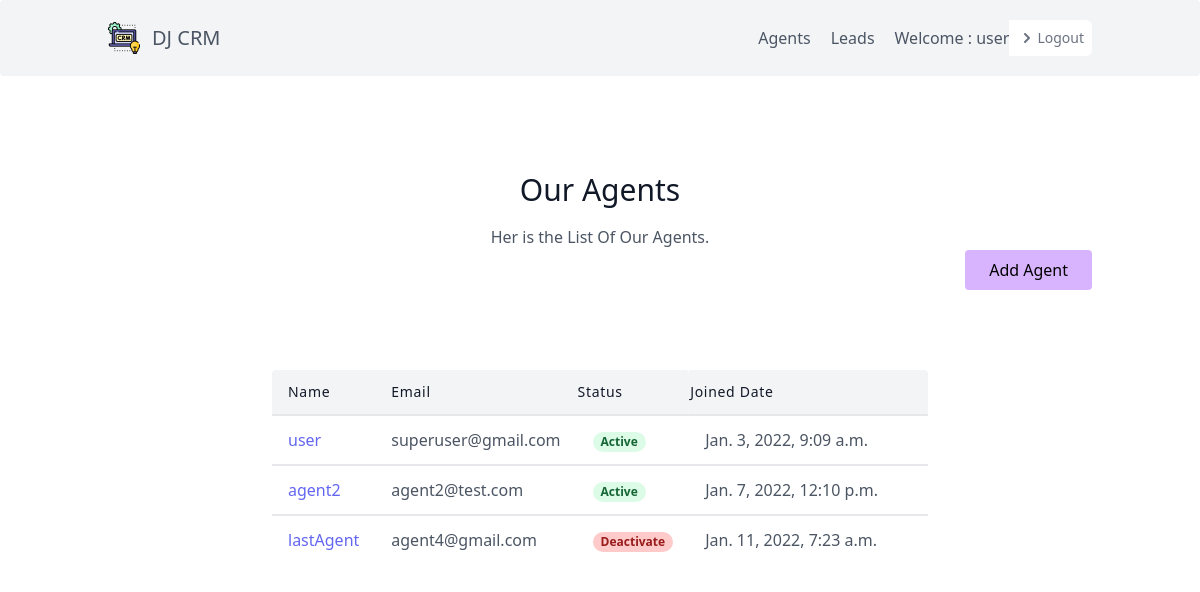
Page /agent/ (signed in) on the earlier database version.
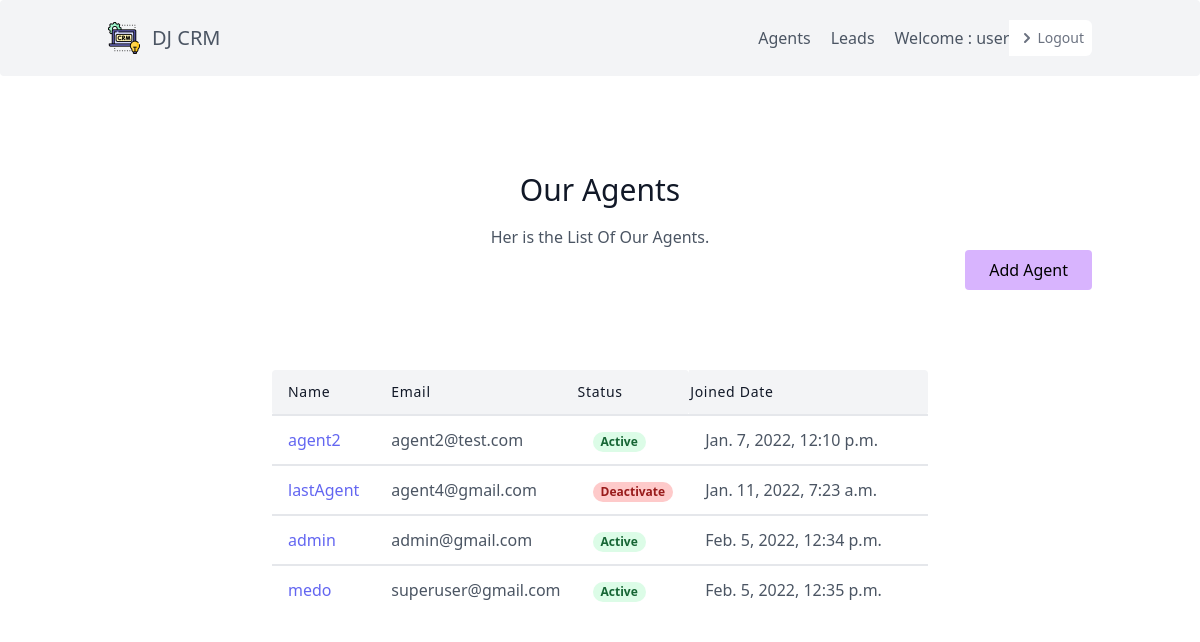
Same page on the later database version.
### leads/models.py (models this page shows, shortened)
class User(AbstractUser):
    is_organisor = models.BooleanField(default=True)
    is_agent = models.BooleanField(default=False)

class Agent(models.Model):
    user = models.OneToOneField(User, on_delete=models.CASCADE)
    organisation = models.ForeignKey(UserProfile, on_delete=models.CASCADE)

### agents/views.py (the view)
# urls.py: path('',AgentListView.as_view(), name='agent'),
class AgentListView(generic.ListView):
    template_name = "Agent/index.html"
    context_object_name = "agents"
    def get_queryset(self):
        organisation = self.request.user.userprofile
        return Agent.objects.filter(organisation=organisation)

### agents/templates/Agent/index.html
{% extends 'base.html' %} {% block content %}
<section class="text-gray-600 body-font">
    <div class="container px-5 py-24 mx-auto">
        <div class="flex flex-col text-center w-full mb-20">
            <h1 class="sm:text-3xl text-2xl font-medium title-font mb-4 text-gray-900">Our Agents</h1>
            <p class="lg:w-2/3 mx-auto leading-relaxed text-base">Her is the List Of Our Agents.</p>
            <a href="{% url 'agents:create-agent' %}" class="flex ml-auto text-black bg-purple-300 border-0 py-2 px-6 focus:outline-none hover:bg-purple-500 rounded">Add Agent</a>
        </div>
        <div class="lg:w-2/3 w-full mx-auto overflow-auto">
            <table class="table-auto w-full text-left whitespace-no-wrap">
                <thead>
                    <tr>
                        <th class="px-4 py-3 title-font tracking-wider font-medium text-gray-900 text-sm bg-gray-100 rounded-tl rounded-bl">Name</th>
                        <th class="px-4 py-3 title-font tracking-wider font-medium text-gray-900 text-sm bg-gray-100">Email</th>
                        <th class="w-10 title-font tracking-wider font-medium text-gray-900 text-sm bg-gray-100 rounded-tr rounded-br">Status</th>
                        <th class="w-10 title-font tracking-wider font-medium text-gray-900 text-sm bg-gray-100 rounded-tr rounded-br">Joined Date </th>
                    </tr>
                </thead>
                <tbody>
                    {% for Agent in agents %}
                    <tr>
                        <td class="border-t-2 border-gray-200 px-4 py-3"><a href="{% url 'agents:detail-agent' Agent.pk %}" class="text-indigo-500 hover:text-blue-500 ">{{ Agent.user.username }}</a></td>
                        <td class="border-t-2 border-gray-200 px-4 py-3">{{Agent.user.email}}</td>
                        {% if Agent.user.is_active %}
                        <td class="border-t-2 border-gray-200 px-4 py-3 "><span class="px-2 inline-flex text-xs leading-5 font-semibold rounded-full bg-green-100 text-green-800">
                            Active
                          </span></td>
                        {% else %}
                        <td class="border-t-2 border-gray-200 px-4 py-3 "><span class="px-2 inline-flex text-xs leading-5 font-semibold rounded-full bg-red-200 text-red-800">
                            Deactivate
                          </span></td>
                        {% endif %}
                        <td class="border-t-2 border-gray-200 px-4 py-3 w-full">{{Agent.user.date_joined}}</td>
                    </tr>
                    {% endfor %}
                </tbody>
            </table>
        </div>
    </div>
</section>
{% endblock content %}

### templates/base.html (shortened to what this page needs)
{% load static %} {% load static tailwind_tags %}
<!DOCTYPE html>
<html lang="en">
<head>
    {% tailwind_css %}
</head>
{% include 'navbar.html' %} {% block content %} {% endblock content %}
<body>
</html>

### templates/navbar.html (shortened to what this page needs)
{% load static %}
<header class="text-gray-600 body-font bg-gray-100 rounded">
    <div class="container mx-auto flex flex-wrap p-5 flex-col md:flex-row items-center">
        <a href="{% url 'dashbord' %}" class="flex title-font font-medium items-center text-gray-900 mb-4 md:mb-0">
            <div class="flex-shrink-0">
                <img class="h-8 w-8" src="{% static 'img/logo.png' %}" alt="Workflow">
            </div>
            <a href="{% url 'dashbord' %}"><span class="ml-3 text-xl">DJ CRM</span></a>
        </a>
        <nav class="md:ml-auto flex flex-wrap items-center text-base justify-center ">
            {% if not request.user.is_authenticated %}
            <a href=" {% url 'signup' %} " class="font-medium text-gree-600 hover:text-indigo-500 ml-5 rounded ">Sign up</a>
            <a href=" {% url 'login' %} " class="font-medium text-indigo-600 hover:text-indigo-500 ml-5 rounded ">Log in</a>
        </nav>
        {% else %} {% if request.user.is_organisor %}
        <a href=" {% url 'agents:agent' %} " class="mr-5 hover:text-gray-900">Agents</a> {% endif %}
        <a href=" {% url 'leads:home' %} " class="mr-5 hover:text-gray-900">Leads</a>
        <p> Welcome : {{ request.user.username }} </p>
        {% if request.user.is_authenticated %}
        <a href="{% url 'logout' %}" class="relative inline-flex items-center px-2 py-2 rounded-r-md bg-white text-sm font-medium text-gray-500 hover:bg-gray-50">
            <svg class="h-5 w-5" xmlns="http://www.w3.org/2000/svg" viewBox="0 0 20 20" fill="currentColor" aria-hidden="true">
            <path fill-rule="evenodd" d="M7.293 14.707a1 1 0 010-1.414L10.586 10 7.293 6.707a1 1 0 011.414-1.414l4 4a1 1 0 010 1.414l-4 4a1 1 0 01-1.414 0z" clip-rule="evenodd" />
          </svg>Logout
        </a>
        {% endif %} {% endif %}
    </div>
</header>

Differences in the rows shown:
removed Agent: user.username "user", user.email "superuser@gmail.com", shows "Active", user.date_joined "Jan. 3, 2022, 9:09 a.m."
added Agent: user.username "admin", user.email "admin@gmail.com", shows "Active", user.date_joined "Feb. 5, 2022, 12:34 p.m."
added Agent: user.username "medo", user.email "superuser@gmail.com", shows "Active", user.date_joined "Feb. 5, 2022, 12:35 p.m."
